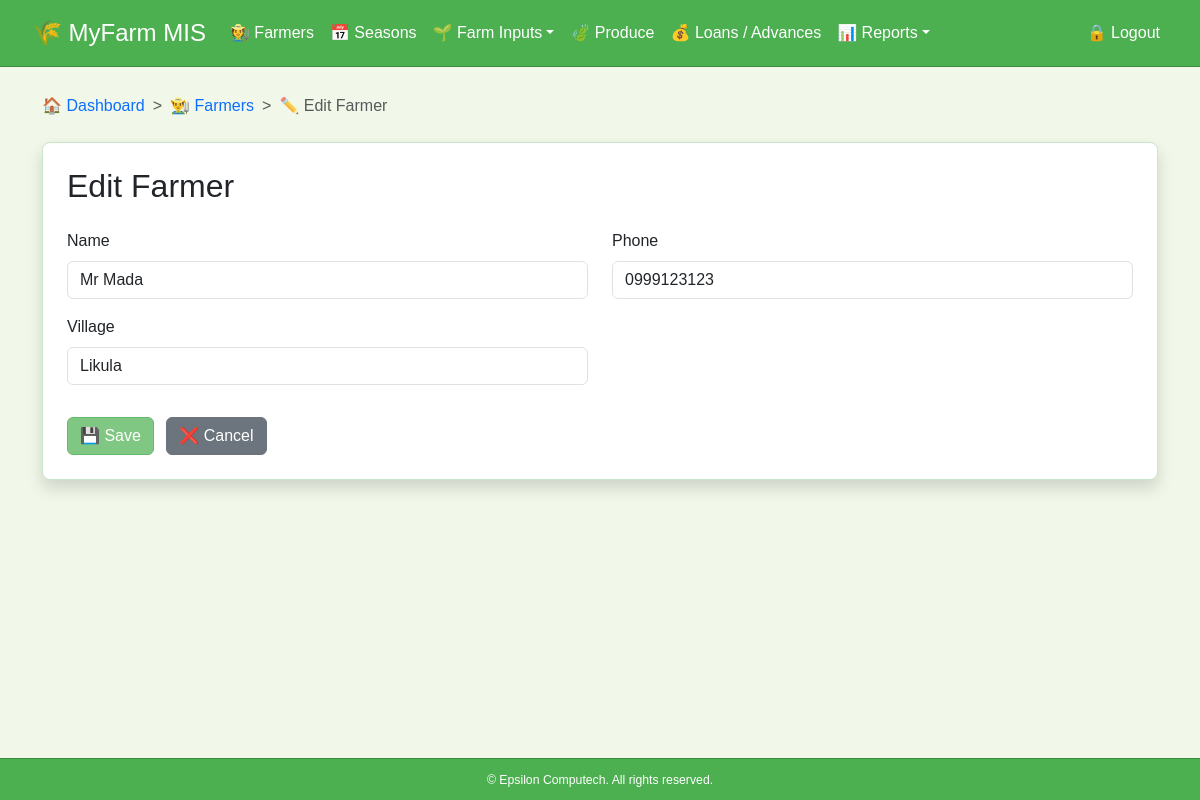
Page /farmers/1/edit/ on the earlier database version.
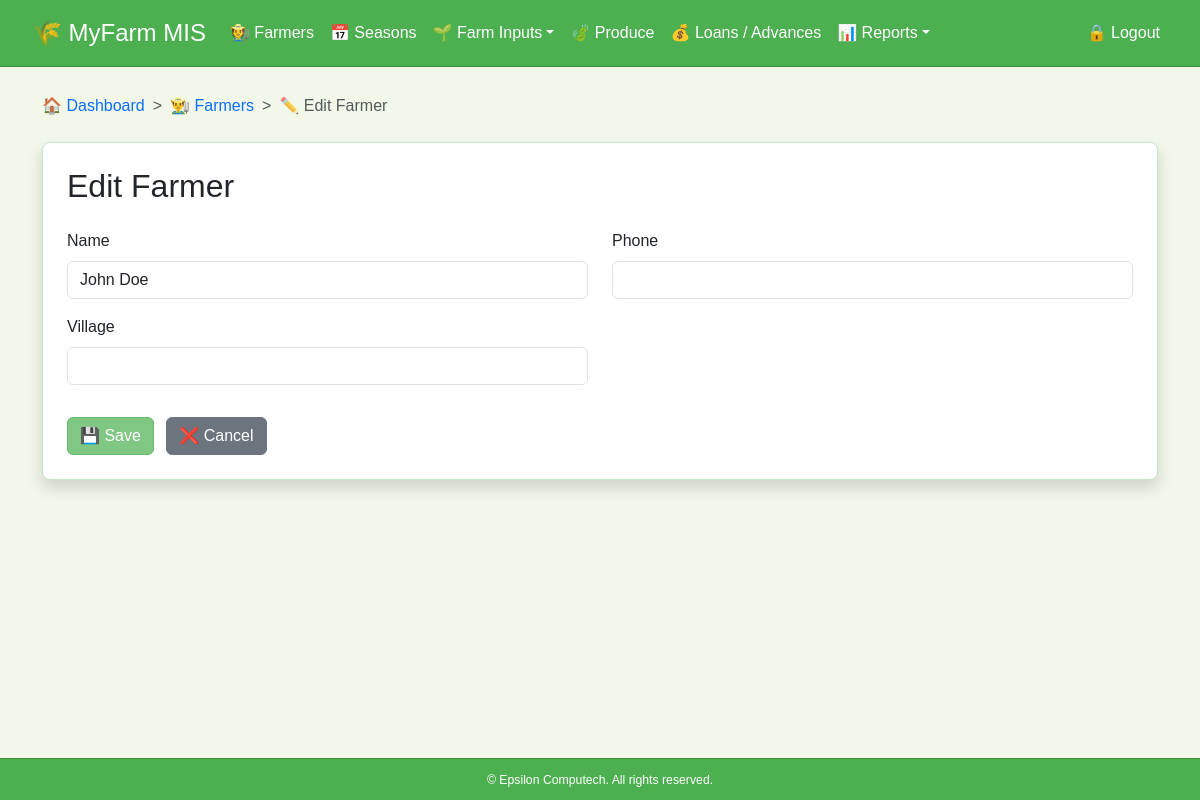
Same page on the later database version.
### farmers/models.py (models this page shows, shortened)
class Farmer(models.Model):
    name = models.CharField(max_length=100)
    phone = models.CharField(max_length=20, blank=True, null=True)
    village = models.CharField(max_length=100, blank=True, null=True)
    registration_date = models.DateField(auto_now_add=True)

### farmers/views.py (the view)
# urls.py: path('farmers/<int:pk>/edit/', views.farmer_update, name='farmer_update'),
def farmer_update(request, pk):
    farmer = get_object_or_404(Farmer, pk=pk)
    form = FarmerForm(request.POST or None, instance=farmer)
    breadcrumbs = [
        {'url': 'dashboard', 'name': 'Dashboard', 'icon': '🏠'},
        {'url': 'farmer_list', 'name': 'Farmers', 'icon': '👨‍🌾'},
        {'url': None, 'name': 'Edit Farmer', 'icon': '✏️'},
    ]
    if form.is_valid():
        farmer = form.save()
        messages.success(request, f"Farmer '{farmer.name}' updated successfully!")
        return redirect('farmer_list')
    return render(request, 'farmers/farmer_form.html', {'form': form, 'title': 'Edit Farmer', 'breadcrumbs': breadcrumbs})

### farmers/forms.py
class FarmerForm(forms.ModelForm):
    class Meta:
        model = Farmer
        fields = '__all__'

### farmers/context_processors.py (called while the page is built)
def season_context(request):
    season_id = request.GET.get("season")
    selected_season = None
    if season_id:
        selected_season = Season.objects.filter(id=season_id).first()
    if not selected_season:
        selected_season = Season.objects.order_by('-year').first()
    seasons = Season.objects.order_by('-year')
    return {
        "seasons": seasons,
        "selected_season": selected_season
    }

### farmers/templates/farmers/farmer_form.html (shortened to what this page needs)
{% extends "base.html" %}
{% load widget_tweaks %}
{% block content %}
<div class="card shadow p-4 mt-4">
    <h2 class="mb-4">{{ title }}</h2>
    <form method="post">
        <div class="row">
            {% for field in form %}
                <div class="mb-3 col-md-6">
                    <label for="{{ field.id_for_label }}" class="form-label">{{ field.label }}</label>
                    {{ field|add_class:"form-control" }}
                </div>
            {% endfor %}
        </div>
        <div class="mt-3">
            <button type="submit" class="btn btn-success me-2">💾 Save</button>
            <a href="{% url 'farmer_list' %}" class="btn btn-secondary">❌ Cancel</a>
        </div>
    </form>
</div>
{% endblock %}

Differences in the rows shown:
changed Farmer: name "Mr Mada" → "John Doe"; phone "0999123123" → (not shown); village "Likula" → (not shown)
